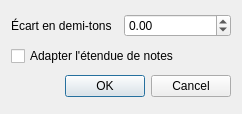
<?xml version="1.0" encoding="UTF-8"?>
<ui version="4.0">
 <class>DialogTransposition</class>
 <widget class="QDialog" name="DialogTransposition">
  <property name="windowModality">
   <enum>Qt::ApplicationModal</enum>
  </property>
  <property name="geometry">
   <rect>
    <x>0</x>
    <y>0</y>
    <width>242</width>
    <height>114</height>
   </rect>
  </property>
  <property name="windowTitle">
   <string>Transposition</string>
  </property>
  <property name="windowIcon">
   <iconset resource="../resources.qrc">
    <normaloff>:/icons/icon</normaloff>:/icons/icon</iconset>
  </property>
  <layout class="QGridLayout" name="gridLayout">
   <item row="1" column="0" colspan="2">
    <widget class="QCheckBox" name="checkKeyRange">
     <property name="text">
      <string>Adapter l'étendue de notes</string>
     </property>
    </widget>
   </item>
   <item row="0" column="1">
    <widget class="QDoubleSpinBox" name="spinTon">
     <property name="minimum">
      <double>-120.000000000000000</double>
     </property>
     <property name="maximum">
      <double>120.000000000000000</double>
     </property>
    </widget>
   </item>
   <item row="0" column="0">
    <widget class="QLabel" name="label">
     <property name="text">
      <string>Écart en demi-tons</string>
     </property>
    </widget>
   </item>
   <item row="2" column="0" colspan="2">
    <widget class="QDialogButtonBox" name="buttonBox">
     <property name="standardButtons">
      <set>QDialogButtonBox::Cancel|QDialogButtonBox::Ok</set>
     </property>
    </widget>
   </item>
  </layout>
 </widget>
 <resources>
  <include location="../resources.qrc"/>
 </resources>
 <connections/>
</ui>
